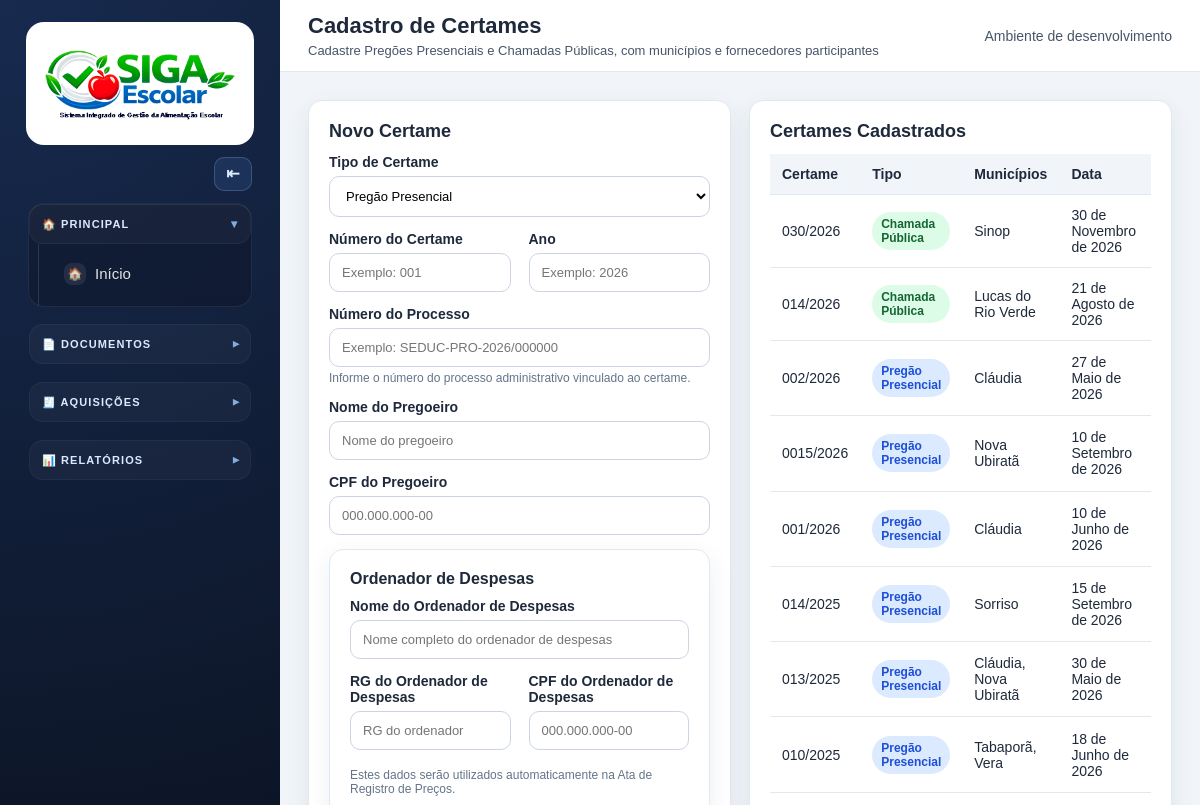
The page /pregoes/ (upper part) on the database as committed earlier.
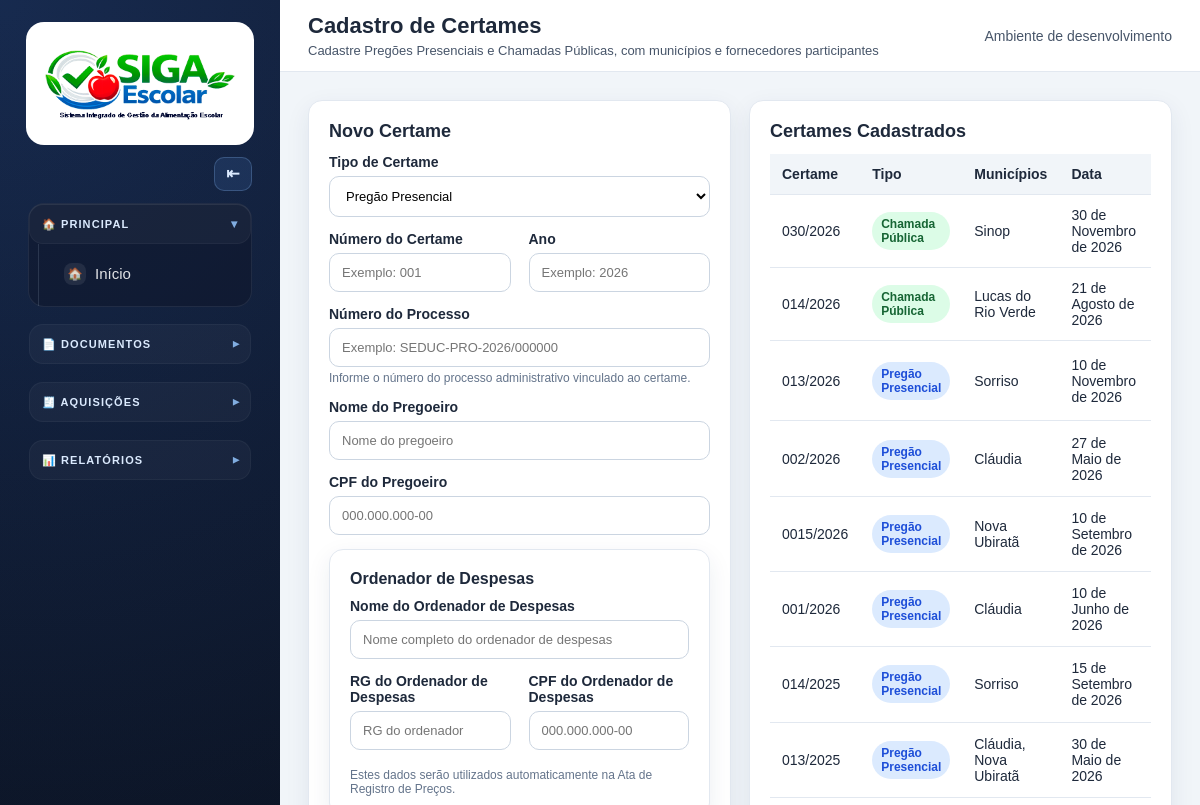
The same page on the database as committed later.
### apps/pregoes/models.py (models this page shows, shortened)
class Pregao(models.Model):
    TIPO_PREGAO_PRESENCIAL = "pregao_presencial"
    TIPO_CHAMADA_PUBLICA = "chamada_publica"
    TIPO_CERTAME_CHOICES = [
        (TIPO_PREGAO_PRESENCIAL, "Pregão Presencial"),
        (TIPO_CHAMADA_PUBLICA, "Chamada Pública"),
    ]
    STATUS_NAO_INICIADO = "nao_iniciado"
    STATUS_EM_ANDAMENTO = "em_andamento"
    STATUS_FINALIZADO = "finalizado"
    STATUS_CHOICES = [
        (STATUS_NAO_INICIADO, "Não iniciado"),
        (STATUS_EM_ANDAMENTO, "Em andamento"),
        (STATUS_FINALIZADO, "Finalizado"),
    ]
    tipo_certame = models.CharField(
        "Tipo de Certame",
        max_length=30,
        choices=TIPO_CERTAME_CHOICES,
        default=TIPO_PREGAO_PRESENCIAL,
        help_text="Define se o processo será executado como Pregão Presencial ou Chamada Pública.",
    )
    numero = models.CharField("Número do Certame", max_length=30)
    numero_processo = models.CharField(
        "Número do Processo",
        max_length=100,
        blank=True,
        help_text="Número do processo administrativo vinculado ao certame.",
    )
    ano = models.PositiveIntegerField("Ano")
    municipios = models.ManyToManyField(
        Municipio,
        through="PregaoMunicipio",
        related_name="pregoes",
        verbose_name="Municípios",
    )
    fornecedores = models.ManyToManyField(
        Fornecedor,
        through="PregaoFornecedor",
        related_name="pregoes",
        verbose_name="Fornecedores",
    )
    nome_pregoeiro = models.CharField("Nome do Pregoeiro", max_length=255)
    cpf_pregoeiro = models.CharField(
        "CPF do Pregoeiro",
        max_length=14,
        validators=[validar_cpf],
    )
    nome_ordenador_despesas = models.CharField(
        "Nome do Ordenador de Despesas",
        max_length=255,
        blank=True,
        help_text="Nome completo do ordenador de despesas vinculado ao certame.",
    )
    rg_ordenador_despesas = models.CharField(
        "RG do Ordenador de Despesas",
        max_length=50,
        blank=True,
    )
    cpf_ordenador_despesas = models.CharField(
        "CPF do Ordenador de Despesas",
        max_length=14,
        blank=True,
        validators=[validar_cpf],
    )
    local_pregao = models.CharField("Local do Pregão", max_length=255)
    data_pregao = models.DateField("Data do Pregão")
    status = models.CharField(
        "Status",
        max_length=30,
        choices=STATUS_CHOICES,
        default=STATUS_NAO_INICIADO,
    )
    criado_por = models.ForeignKey(
        settings.AUTH_USER_MODEL,
        on_delete=models.PROTECT,
        related_name="pregoes_criados",
        verbose_name="Criado por",
        null=True,
        blank=True,
    )
    finalizado_em = models.DateTimeField("Finalizado em", null=True, blank=True)
    percentual_alerta_media = models.DecimalField(
        "Percentual de Alerta da Média",
        max_digits=5,
        decimal_places=2,
        default=50,
        help_text="Percentual de alerta aplicado a todos os itens deste certame.",
    )
    criado_em = models.DateTimeField("Criado em", auto_now_add=True)
    atualizado_em = models.DateTimeField("Atualizado em", auto_now=True)
    class Meta:
        verbose_name = "Certame"
        verbose_name_plural = "Certames"
        ordering = ["-ano", "-numero"]
        constraints = [
            models.UniqueConstraint(
                fields=["tipo_certame", "numero", "ano"],
                name="unique_tipo_numero_ano_certame",
            )
        ]

### apps/cadastros/models.py (models this page shows)
class AtivoModel(TimeStampedModel):
    ativo = models.BooleanField(default=True)
    class Meta:
        abstract = True

class Municipio(AtivoModel):
    nome = models.CharField(max_length=120)
    uf = models.CharField(max_length=2, default="MT")
    class Meta:
        verbose_name = "Município"
        verbose_name_plural = "Municípios"
        ordering = ["nome"]
        constraints = [
            models.UniqueConstraint(fields=["nome", "uf"], name="unique_municipio_uf")
        ]
    def __str__(self):
        return f"{self.nome}/{self.uf}"

### apps/pregoes/views.py (the view)
# urls.py: path("", views.pregoes, name="pregoes"),
def pregoes(request):
    if request.method == "POST":
        form = PregaoForm(request.POST)
        if form.is_valid():
            form.save(user=request.user)
            messages.success(request, "Certame cadastrado com sucesso.")
            return redirect("pregoes:pregoes")
        messages.error(request, "Verifique os dados informados no formulário.")
    else:
        form = PregaoForm()
    pregoes_queryset = (
        Pregao.objects.all()
        .prefetch_related("municipios", "fornecedores")
        .order_by("-ano", "-numero")
    )
    pregoes_pagina = paginar_queryset(request, pregoes_queryset)
    return render(
        request,
        "pregoes/pregoes.html",
        {
            "form": form,
            "pregoes": pregoes_pagina,
            "modo_edicao": False,
            "pregao_edicao": None,
        },
    )

### apps/cadastros/models.py (called while the page is built)
    def __str__(self):
        return self.razao_social

### apps/pregoes/views.py (called while the page is built)
def paginar_queryset(request, queryset, por_pagina=25):
    paginator = Paginator(queryset, por_pagina)
    numero_pagina = request.GET.get("page")
    return paginator.get_page(numero_pagina)

### templates/pregoes/pregoes.html (shortened to what the changed rows need)
{% extends "base.html" %}
{% block page_title %}Cadastro de Certames{% endblock %}
{% block content %}
<div class="grid grid-2">
    <div class="card">
        {% if modo_edicao %}
        <h2>Editar Certame</h2>
        <p>
            Editando:
            <strong>{{ pregao_edicao.get_tipo_certame_display }} {{ pregao_edicao.numero }}/{{ pregao_edicao.ano }}</strong>
        </p>
        {% else %}
        <h2>Novo Certame</h2>
        {% endif %}
    </div>
    <div class="card">
        <h2>Certames Cadastrados</h2>
        <div class="table-wrapper">
            <table>
                <thead>
                    <tr>
                        <th>Certame</th>
                        <th>Tipo</th>
                        <th>Municípios</th>
                        <th>Data</th>
                        <th>Status</th>
                    </tr>
                </thead>
                <tbody>
                    {% for pregao in pregoes %}
                    <tr>
                        <td>{{ pregao.numero }}/{{ pregao.ano }}</td>
                        <td>
                            {% if pregao.tipo_certame == "chamada_publica" %}
                            <span class="badge badge-success">{{ pregao.get_tipo_certame_display }}</span>
                            {% else %}
                            <span class="badge badge-primary">{{ pregao.get_tipo_certame_display }}</span>
                            {% endif %}
                        </td>
                        <td>
                            {% for municipio in pregao.municipios.all %}
                            {{ municipio.nome }}{% if not forloop.last %}, {% endif %}
                            {% empty %}
                            -
                            {% endfor %}
                        </td>
                        <td>{{ pregao.data_pregao }}</td>
                        <td>
                        </td>
                    </tr>
                    {% empty %}
                    <tr>
                        <td colspan="6">Nenhum certame cadastrado.</td>
                    </tr>
                    {% endfor %}
                </tbody>
            </table>
        </div>
    </div>
</div>
{% endblock %}

Rows that differ between the two databases and show on the page:
no longer on this page (row unchanged): Pregao: numero "010", ano "2025", tipo_certame "Pregão Presencial", data_pregao "18 de Junho de 2026"
no longer on this page (row unchanged): Municipio: nome "Tabaporã", shown under "010"
no longer on this page (row unchanged): Municipio: nome "Vera", shown under "010"
added Pregao: numero "013", ano "2026", tipo_certame "Pregão Presencial", data_pregao "10 de Novembro de 2026", Municipio (nome "Sorriso")
